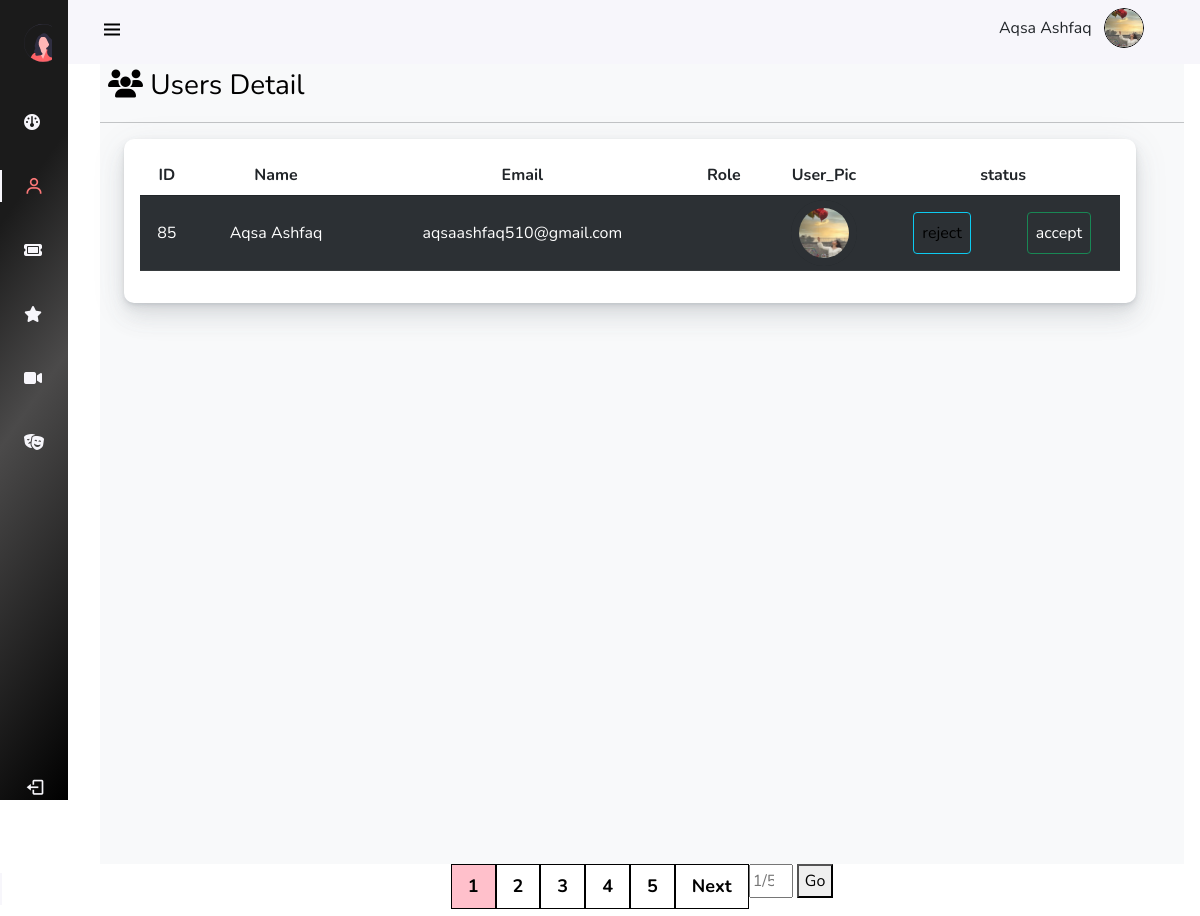
The page /AdminPanel/Pages/Users.php (signed in) on the database its author committed.
### tables this page shows
CREATE TABLE `registration` (
  `register_id` int(11) NOT NULL,
  `full_name` varchar(255) NOT NULL,
  `email` varchar(255) NOT NULL,
  `Apassword` varchar(255) NOT NULL,
  `picture` varchar(250) NOT NULL,
  `Urole` varchar(50) NOT NULL,
  `status` varchar(255) NOT NULL,
  `code` varchar(255) NOT NULL
);

### AdminPanel/Pages/Users.php (the view, shortened to what this page needs)
<?php
include("scripts.php");
include("Config.php");
$page_per_record=03;
if(isset($_GET['page'])){
    $page=$_GET['page'];
}else{
    $page=1;
}
?>
<!DOCTYPE html>
<html lang="en">
<head>
    <link rel="stylesheet" href="../assets/css/movie.css">
    <link rel="stylesheet" href="../assets/css/instyle.css">
</head>
<body id="body-pd" >
    <header class="header " id="header">
        <div class="header_toggle"> <i class='bx bx-menu' id="header-toggle"></i> </div>
        <div class="d-flex" >
                <p class="pt-2"> <?php echo $_SESSION['full_name'];?> </p>&nbsp;&nbsp;&nbsp;
                <div class="header_img ms-auto mx-4"> <img class="img-fluid" src="../assets/images/uploads/<?php echo $_SESSION['picture'] ;?> "
                style="width:40px;height:40px;border:1px solid black;border-radius:50px;"  alt="logo"> </div>
             </div>
      </header>
    <div class="l-navbar" id="nav-bar">
        <nav class="nav">
            <div>
                 <a href="#" class="nav_logo"> <img src="../assets/images/adminlogo.svg" alt="">  <span class="nav_logo-name">Admin &nbsp;Panel </span> </a>
                <div class="nav_list">
                    <a href="../index.php" class="nav_link  "> <i class="fa-solid fa-gauge"></i>
                     </a>
                     <a href="../Pages/Users.php" class="nav_link active"> <i class='bx bx-user nav_icon'></i>
                    <span class="nav_name ">Users</span> </a>
                     <a href="../Pages/booking.php" class="nav_link " > <i class="fa-solid fa-ticket"></i> <span class="nav_name">bookings</span> </a>
                     <a href="../Pages/reviews.php" class="nav_link"> <i class="fa-solid fa-star"></i><span class="nav_name">reviews</span> </a>
                     <a href="../Pages/Movies.php" class="nav_link"> <i class="fa-solid fa-video"></i> <span class="nav_name">movies</span> </a>
                     <a href="../Pages/Theaters.php" class="nav_link"><i class="fa-solid fa-masks-theater"></i> <span class="nav_name">theatre</span> </a>
                    </div>
            </div>
                        <a href="#" class="nav_link">
                <form action="logout.php" method="POST">
                <button class="btn btn-transparent m-0 p-0" type="submit" name="Signout">
                    <i class='bx bx-log-out nav_icon'></i> <span class="nav_name">SignOut</span>
                 </a>
          </nav>
    </div>
<div class="height-100 bg-light main-container ">
<div class="user-l d-flex " >
<a href="#" class="user-head"> <i class="fa-solid fa-users"></i> <span class="nav_name">Users Detail</span> </a>
</div>
  <hr>
          <div class="page-content page-container"  id="page-content">
            <div class="padding">
              <div class="row container d-flex justify-content-center">
                <div class="col-lg-12 grid-margin stretch-card">
                  <div class="card ">
                    <div class="card-body">
                      <div class="table-responsive">
                        <form action="" method="post" id="user_del_form"  >
                          <table class="table table-striped table-hover align-middle text-center">
                            <thead>
                              <tr>
                                <th>ID</th>
                                <th>Name</th>
                               <th>Email</th>
                               <th>Role</th>
                               <th>User_Pic</th>
                                <th colspan=2 >status</th>
                        </tr>
                      </thead>
                      <tbody class="table table-dark table-striped">
                      <?php
                $data = mysqli_query($conn,"SELECT * from registration");
                while ($users_data = mysqli_fetch_array($data)){
                      ?>
                        <tr>
                          <td><?php echo $users_data["register_id"] ?></td>
                          <td><?php echo $users_data["full_name"] ?></td>
                          <td><?php echo $users_data["email"] ?></td>
                          <td><?php echo $users_data["role"] ?></td>
                          <td class="py-1" ><img width="66px" height="66px" style="border-radius: 50px;" src="../assets/images/uploads/<?php echo $users_data["picture"] ?>" alt=""></td>
                           <td>
                            <a href="" class="btn btn-info" >reject</a>
                           </td>
                           <td>
                            <a href="" class="btn btn-success">accept</a>
                           </td>
                         </tr>
                        <?php  } ?>
                      </tbody>
                    </form>
</div>
</div>
</div>
</div>
</div>
</div>
</div>
</div>
<center>
<div class="pagination">
      <?php
        $query = "SELECT COUNT(*) FROM movie";
        $rs_result = mysqli_query($conn, $query);
        $row = mysqli_fetch_row($rs_result);
        $total_records = $row[0];
$total_pages = ceil($total_records / $page_per_record);
$pagLink = "";
for ($i=1; $i<=$total_pages; $i++) {
  if ($i == $page) {
      $pagLink .= "<a class = 'active' href='Movies.php?page="
                                        .$i."'>".$i." </a>";
  }
  else  {
      $pagLink .= "<a href='Movies.php?page=".$i."'>
                                        ".$i." </a>";
  }
};
echo $pagLink;
if($page<$total_pages){
    echo "<a href='Movies.php?page=".($page+1)."'>  Next </a>";
}
?>
<div class="inline m-auto">
      <input id="page" type="number" min="1" max="<?php echo $total_pages?>"
      placeholder="<?php echo $page."/".$total_pages; ?>" required>
      <button onClick="go2Page();">Go</button>
     </div>
     </center>
</body>
</html>

### AdminPanel/assets/css/instyle.css (style rules this page uses)
:root { --header-height: 3rem;--nav-width: 68px; --first-color: #E46568; --first-color-light: #AFA5D9; --white-color: #F7F6FB; --body-font: 'Nunito', sans-serif; --gradient:linear-gradient(125deg,#5D48A6,#94378C,#CD2671); --normal-font-size: 1rem;--z-fixed: 100 }
body { position: relative; margin: var(--header-height) 0 0 0; padding: 0 1rem; font-family: var(--body-font); font-size: var(--normal-font-size); transition: .5s }
a { text-decoration: none }
.header { width: 100%; height: var(--header-height); position: fixed;top: 0; left: 0; display: flex; align-items: center; justify-content: space-between; padding: 0 1rem; background-color: var(--white-color); z-index: var(--z-fixed); transition: .5s }
.header_toggle { color: black; font-size: 1.5rem; cursor: pointer }
.header_img { width: 35px; height: 35px; display: flex; justify-content: center; border-radius: 50%; overflow: hidden }
.header_img img { width: 40px; }
.l-navbar { position: fixed; top: 0;left: -30%; width: var(--nav-width); height: 100vh; background:linear-gradient(125deg,rgb(27, 27, 27) 25%,rgb(75, 74, 74) 50%,black) 100%; padding: .5rem 1rem 0 0; transition: .5s; z-index: var(--z-fixed) }
.nav { height: 100%; display: flex;flex-direction: column; justify-content: space-between; overflow: hidden }
.nav_logo, .nav_link { display: grid; grid-template-columns: max-content max-content; align-items: center; column-gap: 1rem;padding: .5rem 0 .5rem 1.5rem }
.nav_logo { margin-bottom: 2rem }
.nav_link { position: relative;color: var(--white-color);margin-bottom: 1.5rem;transition: .3s }
.nav_icon { font-size: 1.25rem }
.active { color: rgb(250, 119, 119) }
.active::before { content: '';position: absolute;left: 0;width: 2px;height: 32px;background-color: var(--white-color) }
.height-100 { height:100vh }
@media screen and (min-width: 768px) { body { margin: calc(var(--header-height) + 1rem) 0 0 0;padding-left: calc(var(--nav-width) + 2rem) } }
@media screen and (min-width: 768px) { .header { height: calc(var(--header-height) + 1rem);padding: 0 2rem 0 calc(var(--nav-width) + 2rem) } }
@media screen and (min-width: 768px) { .header_img { width: 40px;height: 40px } }
@media screen and (min-width: 768px) { .header_img img { width: 45px } }
@media screen and (min-width: 768px) { .l-navbar { left: 0;padding: 1rem 1rem 0 0 } }
.card { background-color: #fff; border-radius: 10px; border: none; position: relative; margin-bottom: 30px; box-shadow: 0 0.46875rem 2.1875rem rgba(90,97,105,0.1), 0 0.9375rem 1.40625rem rgba(90,97,105,0.1), 0 0.25rem 0.53125rem rgba(90,97,105,0.12), 0 0.125rem 0.1875rem rgba(90,97,105,0.1); }
.user-l .user-head { text-decoration: none; color: black; font-size: 28px; margin-left: 8px; }

### AdminPanel/Pages/Users.php (style rules this page uses)
table { border-collapse: collapse; }
.inline { display: inline-block; float: right; margin: 20px 0px; }
input, button { height: 34px; }
.pagination { display: inline-block; }
.pagination a { font-weight:bold; font-size:18px; color: black; float: left; padding: 8px 16px; text-decoration: none; border:1px solid black; }
.pagination a.active { background-color: pink; }

### rows shown on the page
registration: register_id "85", full_name "Aqsa Ashfaq", email "aqsaashfaq510@gmail.com", picture (picture)

### other values the page prints
$_SESSION['full_name'] "Aqsa Ashfaq"
